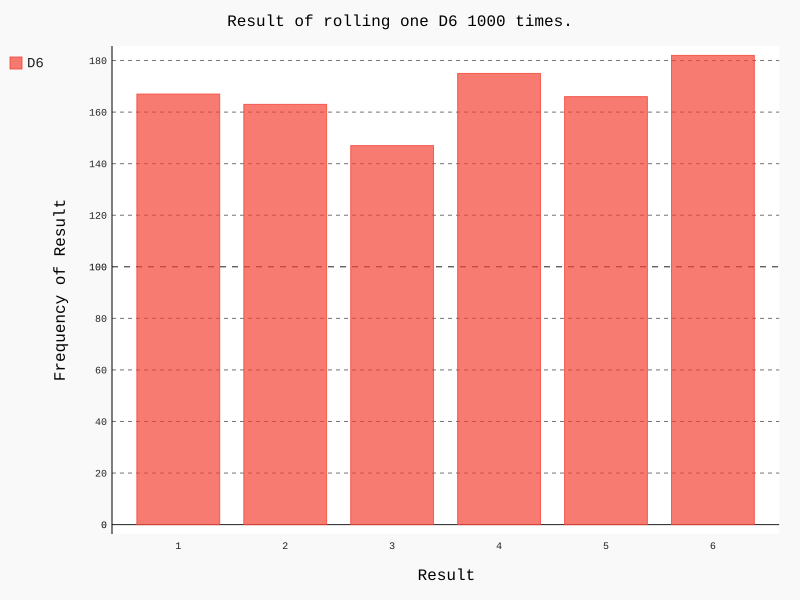

This chart was generated by the following Python code:
import pygal
from die import Die
#创建一个D6（6个面的骰子的意思）
die = Die()

#投掷几次骰子，并将结果保存在列表里
results =[]
for roll_num in range(1000):
	result = die.roll()
	results.append(result)

#分析结果
frequencies = []
for value in range(1, die.num_sides+1):
	frequency = results.count(value)
	frequencies.append(frequency)

#对结果进行可视化
hist = pygal.Bar()

hist.title = "Result of rolling one D6 1000 times."
hist.x_labels = ['1', '2', '3', '4', '5', '6']
hist.x_title = "Result"
hist.y_title = "Frequency of Result"

hist.add('D6', frequencies)
hist.render_to_file('die_visual.svg')
